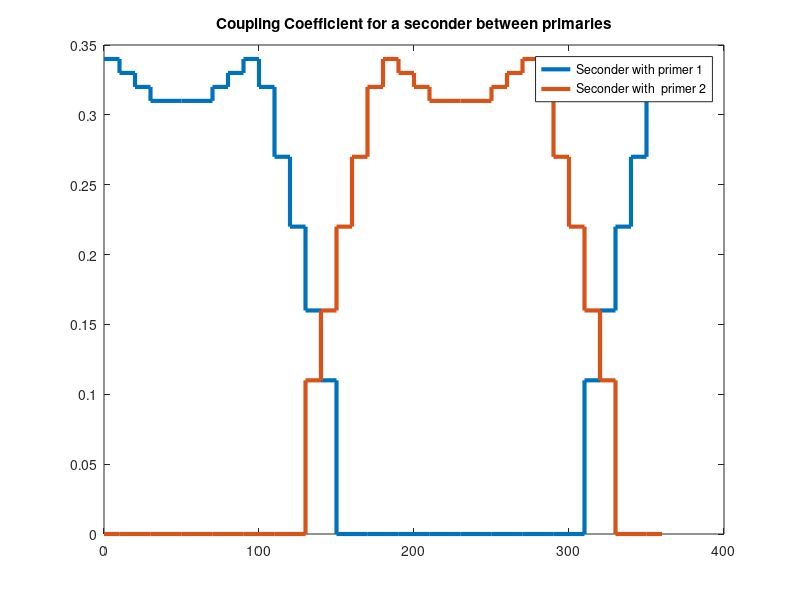
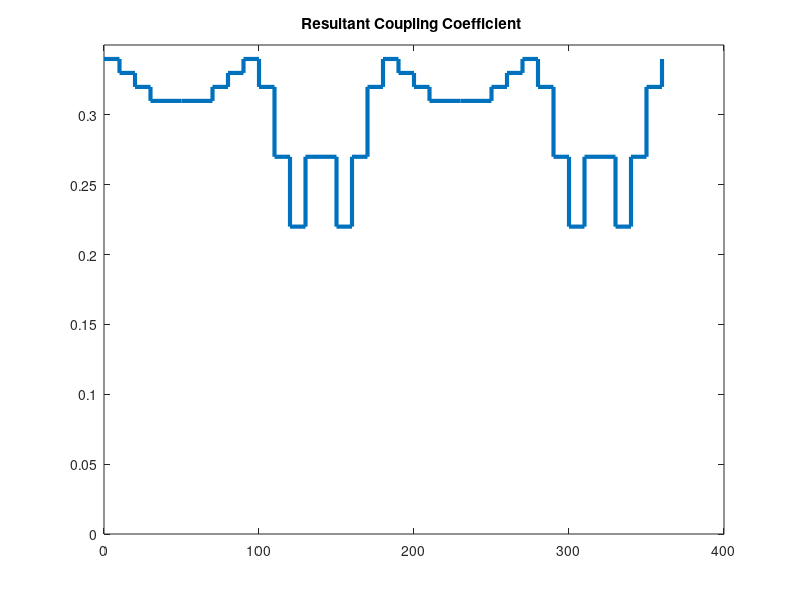
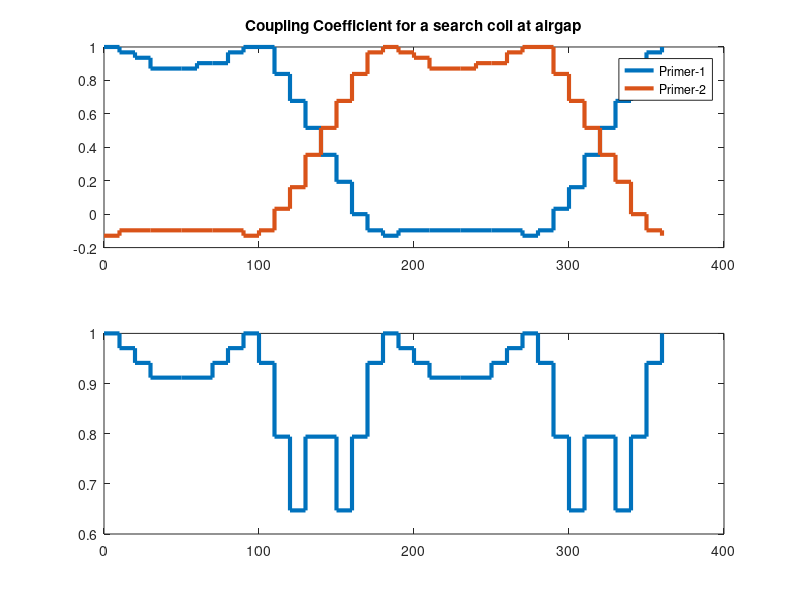
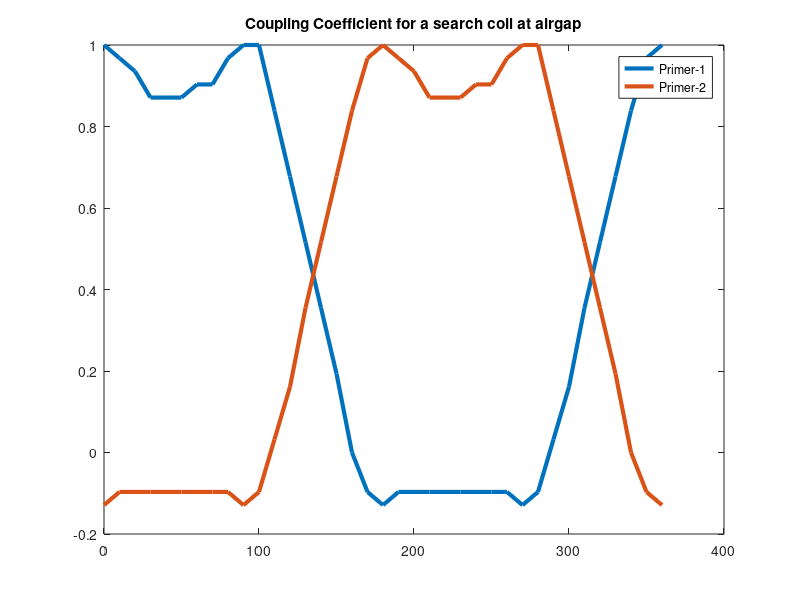

These charts were generated, in order, by the following MATLAB code:
% seconder mutual inductance changes with respect to mechanical angle
% starting angle is taken as primer and seconder are aligned with one edge.
% and seconder move to inside of the primer 1. 
%slope is 2

angle=0:10:360;
a= [ 0.34 0.33 0.32 0.31 0.31 0.31 ... 
                    0.31 0.32 0.33 0.34 0.32 0.27 ...
                     0.22 0.16 0.11 0 0 0 0];
                 
                 
b= [0 0 0 0 0 0 ... 
                 0 0 0 0 0 0 ...
              0 0.11 0.16 0.22 0.27 0.32 0.34 ];

mutual_primer_1= [a b(2:end)];  

mutual_primer_2= [b a(2:end)];
          
mutual_primer_1_x=mutual_primer_1/max(mutual_primer_1);
mutual_primer_2_x=mutual_primer_2/max(mutual_primer_2);
          
figure();
stairs(angle,mutual_primer_1,'LineWidth',3)
hold on;
stairs(angle,mutual_primer_2,'LineWidth',3)
hold on;
title('Coupling Coefficient for a seconder between primaries');
legend('Seconder with primer 1','Seconder with  primer 2')


figure();
stairs(angle,mutual_primer_1+mutual_primer_2,'LineWidth',3);
title('Resultant Coupling Coefficient ');
ylim([0 0.35])

%% slope 5 


angle=0:10:360;
a= [ 31 30 29 27 27 27 28 28 30 31 31 26 21 16 11 6 0 -3 -4];
a(abs(a)<0)=0;
a=a/100;                 
                 
b= [-4 -3 -3 -3 -3 -3 -3 -3 -3 -4 -3 1 5 11 16 21 26 30 31];
b(abs(b)<0)=0;
b=b/100;



mutual_primer_1= [a b(2:end)];  

mutual_primer_2= [b a(2:end)];
total=mutual_primer_1_x+mutual_primer_2_x;
total=total/max(total);
         
mutual_primer_1_x=mutual_primer_1/max(mutual_primer_1);
mutual_primer_2_x=mutual_primer_2/max(mutual_primer_2);
%%
figure();
subplot(2,1,1)
stairs(angle,mutual_primer_1_x,'LineWidth',3)
hold on;
stairs(angle,mutual_primer_2_x,'LineWidth',3)
hold on;
title('Coupling Coefficient for a search coil at airgap');
legend('Primer-1','Primer-2')
subplot(2,1,2)
stairs(angle,total,'LineWidth',3)
hold on;


%%
figure();
plot(angle,mutual_primer_1_x,'LineWidth',3)
hold on;
plot(angle,mutual_primer_2_x,'LineWidth',3)
hold on;
title('Coupling Coefficient for a search coil at airgap');
legend('Primer-1','Primer-2')



%%
figure();
stairs(angle,mutual_primer_1+mutual_primer_2,'LineWidth',3);
title('Resultant Coupling Coefficient ');
ylim([0 0.35])
